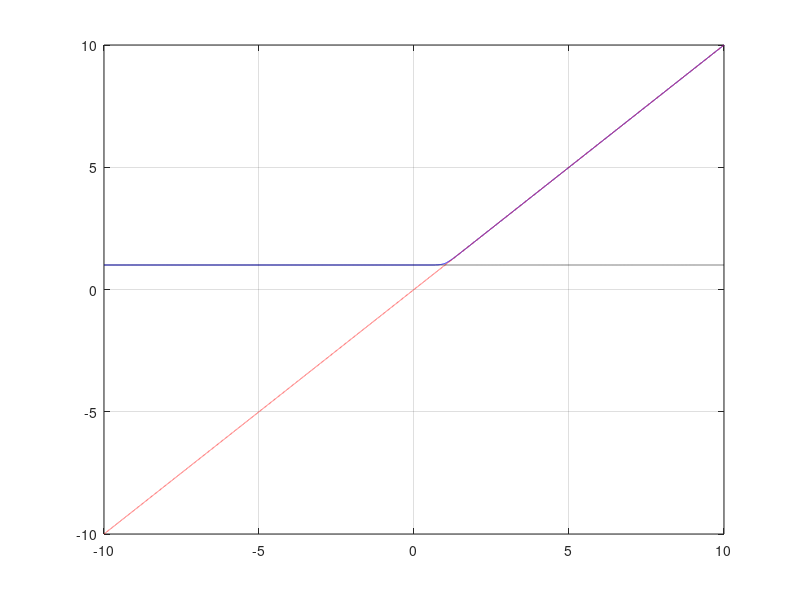
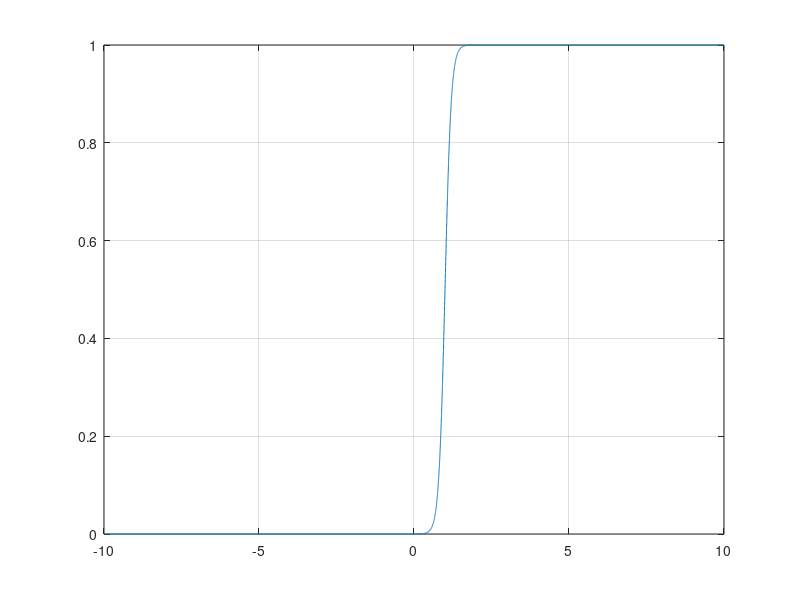

The MATLAB source for these figures, in order:
clear
close all
x = -10:0.001:10;
a = 1; 
delta = 0.1;
% f =a+(0.5+atan((x-a)/delta)/pi).*(x-a);
f = -delta*log(1./(1+exp( (x-a)/delta))) + a;
aux = (0.5+atan((x-a)/delta)/pi);

f1 = x;

df = exp((x-a)/delta)./(1+(exp( (x-a)/delta)));
figure, plot(x,f,'b',x,f1,'r--',x,a*ones(size(x)),'k--'); grid on
figure, plot(x,df); grid on